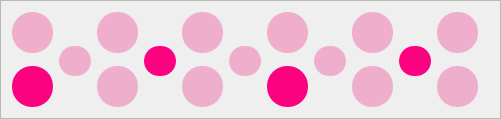
            <widget class="QFrame" name="frame_3">
             <property name="minimumSize">
              <size>
               <width>501</width>
               <height>110</height>
              </size>
             </property>
             <property name="styleSheet">
              <string notr="true"/>
             </property>
             <property name="frameShape">
              <enum>QFrame::StyledPanel</enum>
             </property>
             <property name="frameShadow">
              <enum>QFrame::Raised</enum>
             </property>
             <layout class="QGridLayout" name="gridLayout_3">
              <item row="2" column="0">
               <spacer name="verticalSpacer_8">
                <property name="orientation">
                 <enum>Qt::Vertical</enum>
                </property>
                <property name="sizeType">
                 <enum>QSizePolicy::Fixed</enum>
                </property>
                <property name="sizeHint" stdset="0">
                 <size>
                  <width>17</width>
                  <height>1</height>
                 </size>
                </property>
               </spacer>
              </item>
              <item row="2" column="4">
               <spacer name="verticalSpacer_6">
                <property name="orientation">
                 <enum>Qt::Vertical</enum>
                </property>
                <property name="sizeType">
                 <enum>QSizePolicy::Fixed</enum>
                </property>
                <property name="sizeHint" stdset="0">
                 <size>
                  <width>17</width>
                  <height>1</height>
                 </size>
                </property>
               </spacer>
              </item>
              <item row="3" column="10" rowspan="2">
               <widget class="QPushButton" name="pushButton_14">
                <property name="sizePolicy">
                 <sizepolicy hsizetype="Fixed" vsizetype="Fixed">
                  <horstretch>0</horstretch>
                  <verstretch>0</verstretch>
                 </sizepolicy>
                </property>
                <property name="minimumSize">
                 <size>
                  <width>41</width>
                  <height>41</height>
                 </size>
                </property>
                <property name="styleSheet">
                 <string notr="true">QPushButton {
background-color: rgb(238, 174, 204);
border-radius: 20px;
}

QPushButton:hover {
background-color: #0177FB;
border-radius: 20px;
}</string>
                </property>
                <property name="text">
                 <string/>
                </property>
               </widget>
              </item>
              <item row="3" column="4" rowspan="2">
               <widget class="QPushButton" name="pushButton_8">
                <property name="sizePolicy">
                 <sizepolicy hsizetype="Fixed" vsizetype="Fixed">
                  <horstretch>0</horstretch>
                  <verstretch>0</verstretch>
                 </sizepolicy>
                </property>
                <property name="minimumSize">
                 <size>
                  <width>41</width>
                  <height>41</height>
                 </size>
                </property>
                <property name="styleSheet">
                 <string notr="true">QPushButton {
background-color: rgb(238, 174, 204);
border-radius: 20px;
}

QPushButton:hover {
background-color: #74CE8B;
border-radius: 20px;
}</string>
                </property>
                <property name="text">
                 <string/>
                </property>
               </widget>
              </item>
              <item row="3" column="2" rowspan="2">
               <widget class="QPushButton" name="pushButton_6">
                <property name="sizePolicy">
                 <sizepolicy hsizetype="Fixed" vsizetype="Fixed">
                  <horstretch>0</horstretch>
                  <verstretch>0</verstretch>
                 </sizepolicy>
                </property>
                <property name="minimumSize">
                 <size>
                  <width>41</width>
                  <height>41</height>
                 </size>
                </property>
                <property name="styleSheet">
                 <string notr="true">QPushButton {
background-color: rgb(238, 174, 204);
border-radius: 20px;
}

QPushButton:hover {
background-color: #FB6678;
border-radius: 20px;
}</string>
                </property>
                <property name="text">
                 <string/>
                </property>
               </widget>
              </item>
              <item row="3" column="6" rowspan="2">
               <widget class="QPushButton" name="pushButton_11">
                <property name="sizePolicy">
                 <sizepolicy hsizetype="Fixed" vsizetype="Fixed">
                  <horstretch>0</horstretch>
                  <verstretch>0</verstretch>
                 </sizepolicy>
                </property>
                <property name="minimumSize">
                 <size>
                  <width>41</width>
                  <height>41</height>
                 </size>
                </property>
                <property name="styleSheet">
                 <string notr="true">QPushButton {
background-color: rgb(252, 2, 128);
border-radius: 20px;
}

QPushButton:hover {
background-color: #0177FB;
border-radius: 20px;
}</string>
                </property>
                <property name="text">
                 <string/>
                </property>
               </widget>
              </item>
              <item row="1" column="7" rowspan="3">
               <widget class="QPushButton" name="pushButton_20">
                <property name="sizePolicy">
                 <sizepolicy hsizetype="Fixed" vsizetype="Fixed">
                  <horstretch>0</horstretch>
                  <verstretch>0</verstretch>
                 </sizepolicy>
                </property>
                <property name="minimumSize">
                 <size>
                  <width>30</width>
                  <height>30</height>
                 </size>
                </property>
                <property name="styleSheet">
                 <string notr="true">QPushButton {
background-color: rgb(238, 174, 204);
border-radius: 15px;
}

QPushButton:hover {
background-color: #FB6678;
border-radius: 15px;
}</string>
                </property>
                <property name="text">
                 <string/>
                </property>
               </widget>
              </item>
              <item row="2" column="2">
               <spacer name="verticalSpacer_7">
                <property name="orientation">
                 <enum>Qt::Vertical</enum>
                </property>
                <property name="sizeType">
                 <enum>QSizePolicy::Fixed</enum>
                </property>
                <property name="sizeHint" stdset="0">
                 <size>
                  <width>17</width>
                  <height>1</height>
                 </size>
                </property>
               </spacer>
              </item>
              <item row="2" column="6">
               <spacer name="verticalSpacer_40">
                <property name="orientation">
                 <enum>Qt::Vertical</enum>
                </property>
                <property name="sizeType">
                 <enum>QSizePolicy::Fixed</enum>
                </property>
                <property name="sizeHint" stdset="0">
                 <size>
                  <width>17</width>
                  <height>1</height>
                 </size>
                </property>
               </spacer>
              </item>
              <item row="4" column="7">
               <spacer name="horizontalSpacer_8">
                <property name="orientation">
                 <enum>Qt::Horizontal</enum>
                </property>
                <property name="sizeType">
                 <enum>QSizePolicy::Fixed</enum>
                </property>
                <property name="sizeHint" stdset="0">
                 <size>
                  <width>13</width>
                  <height>13</height>
                 </size>
                </property>
               </spacer>
              </item>
              <item row="4" column="3">
               <spacer name="horizontalSpacer_3">
                <property name="orientation">
                 <enum>Qt::Horizontal</enum>
                </property>
                <property name="sizeType">
                 <enum>QSizePolicy::Fixed</enum>
                </property>
                <property name="sizeHint" stdset="0">
                 <size>
                  <width>13</width>
                  <height>13</height>
                 </size>
                </property>
               </spacer>
              </item>
              <item row="4" column="5">
               <spacer name="horizontalSpacer_5">
                <property name="orientation">
                 <enum>Qt::Horizontal</enum>
                </property>
                <property name="sizeType">
                 <enum>QSizePolicy::Fixed</enum>
                </property>
                <property name="sizeHint" stdset="0">
                 <size>
                  <width>13</width>
                  <height>13</height>
                 </size>
                </property>
               </spacer>
              </item>
              <item row="4" column="1">
               <spacer name="horizontalSpacer_2">
                <property name="orientation">
                 <enum>Qt::Horizontal</enum>
                </property>
                <property name="sizeType">
                 <enum>QSizePolicy::Fixed</enum>
                </property>
                <property name="sizeHint" stdset="0">
                 <size>
                  <width>13</width>
                  <height>13</height>
                 </size>
                </property>
               </spacer>
              </item>
              <item row="2" column="8">
               <spacer name="verticalSpacer_39">
                <property name="orientation">
                 <enum>Qt::Vertical</enum>
                </property>
                <property name="sizeType">
                 <enum>QSizePolicy::Fixed</enum>
                </property>
                <property name="sizeHint" stdset="0">
                 <size>
                  <width>17</width>
                  <height>1</height>
                 </size>
                </property>
               </spacer>
              </item>
              <item row="3" column="0" rowspan="2">
               <widget class="QPushButton" name="pushButton_5">
                <property name="sizePolicy">
                 <sizepolicy hsizetype="Fixed" vsizetype="Fixed">
                  <horstretch>0</horstretch>
                  <verstretch>0</verstretch>
                 </sizepolicy>
                </property>
                <property name="minimumSize">
                 <size>
                  <width>41</width>
                  <height>41</height>
                 </size>
                </property>
                <property name="styleSheet">
                 <string notr="true">QPushButton {
background-color: rgb(252, 2, 128);
border-radius: 20px;
}

QPushButton:hover {
background-color: #0177FB;
border-radius: 20px;
}</string>
                </property>
                <property name="text">
                 <string/>
                </property>
               </widget>
              </item>
              <item row="3" column="8" rowspan="2">
               <widget class="QPushButton" name="pushButton_12">
                <property name="sizePolicy">
                 <sizepolicy hsizetype="Fixed" vsizetype="Fixed">
                  <horstretch>0</horstretch>
                  <verstretch>0</verstretch>
                 </sizepolicy>
                </property>
                <property name="minimumSize">
                 <size>
                  <width>41</width>
                  <height>41</height>
                 </size>
                </property>
                <property name="styleSheet">
                 <string notr="true">QPushButton {
background-color: rgb(238, 174, 204);
border-radius: 20px;
}

QPushButton:hover {
background-color: #FB6678;
border-radius: 20px;
}</string>
                </property>
                <property name="text">
                 <string/>
                </property>
               </widget>
              </item>
              <item row="1" column="5" rowspan="3">
               <widget class="QPushButton" name="pushButton_21">
                <property name="sizePolicy">
                 <sizepolicy hsizetype="Fixed" vsizetype="Fixed">
                  <horstretch>0</horstretch>
                  <verstretch>0</verstretch>
                 </sizepolicy>
                </property>
                <property name="minimumSize">
                 <size>
                  <width>30</width>
                  <height>30</height>
                 </size>
                </property>
                <property name="styleSheet">
                 <string notr="true">QPushButton {
background-color: rgb(238, 174, 204);
border-radius: 15px;
}

QPushButton:hover {
background-color: #FB6678;
border-radius: 15px;
}</string>
                </property>
                <property name="text">
                 <string/>
                </property>
               </widget>
              </item>
              <item row="1" column="9" rowspan="3">
               <widget class="QPushButton" name="pushButton_22">
                <property name="sizePolicy">
                 <sizepolicy hsizetype="Fixed" vsizetype="Fixed">
                  <horstretch>0</horstretch>
                  <verstretch>0</verstretch>
                 </sizepolicy>
                </property>
                <property name="minimumSize">
                 <size>
                  <width>30</width>
                  <height>30</height>
                 </size>
                </property>
                <property name="styleSheet">
                 <string notr="true">QPushButton {
background-color: rgb(252, 2, 128);
border-radius: 15px;
}

QPushButton:hover {
background-color: #FB6678;
border-radius: 15px;
}</string>
                </property>
                <property name="text">
                 <string/>
                </property>
               </widget>
              </item>
              <item row="0" column="8" rowspan="2">
               <widget class="QPushButton" name="pushButton_13">
                <property name="sizePolicy">
                 <sizepolicy hsizetype="Fixed" vsizetype="Fixed">
                  <horstretch>0</horstretch>
                  <verstretch>0</verstretch>
                 </sizepolicy>
                </property>
                <property name="minimumSize">
                 <size>
                  <width>41</width>
                  <height>41</height>
                 </size>
                </property>
                <property name="styleSheet">
                 <string notr="true">QPushButton {
background-color: rgb(238, 174, 204);
border-radius: 20px;
}

QPushButton:hover {
background-color: #0177FB;
border-radius: 20px;
}</string>
                </property>
                <property name="text">
                 <string/>
                </property>
               </widget>
              </item>
              <item row="1" column="3" rowspan="3">
               <widget class="QPushButton" name="pushButton_19">
                <property name="sizePolicy">
                 <sizepolicy hsizetype="Fixed" vsizetype="Fixed">
                  <horstretch>0</horstretch>
                  <verstretch>0</verstretch>
                 </sizepolicy>
                </property>
                <property name="minimumSize">
                 <size>
                  <width>30</width>
                  <height>30</height>
                 </size>
                </property>
                <property name="styleSheet">
                 <string notr="true">QPushButton {
background-color: rgb(252, 2, 128);
border-radius: 15px;
}

QPushButton:hover {
background-color: #74CE8B;
border-radius: 15px;
}</string>
                </property>
                <property name="text">
                 <string/>
                </property>
               </widget>
              </item>
              <item row="0" column="10" rowspan="2">
               <widget class="QPushButton" name="pushButton_15">
                <property name="sizePolicy">
                 <sizepolicy hsizetype="Fixed" vsizetype="Fixed">
                  <horstretch>0</horstretch>
                  <verstretch>0</verstretch>
                 </sizepolicy>
                </property>
                <property name="minimumSize">
                 <size>
                  <width>41</width>
                  <height>41</height>
                 </size>
                </property>
                <property name="styleSheet">
                 <string notr="true">QPushButton {
background-color: rgb(238, 174, 204);
border-radius: 20px;
}

QPushButton:hover {
background-color: #74CE8B;
border-radius: 20px;
}</string>
                </property>
                <property name="text">
                 <string/>
                </property>
               </widget>
              </item>
              <item row="1" column="1" rowspan="3">
               <widget class="QPushButton" name="pushButton_18">
                <property name="sizePolicy">
                 <sizepolicy hsizetype="Fixed" vsizetype="Fixed">
                  <horstretch>0</horstretch>
                  <verstretch>0</verstretch>
                 </sizepolicy>
                </property>
                <property name="minimumSize">
                 <size>
                  <width>30</width>
                  <height>30</height>
                 </size>
                </property>
                <property name="styleSheet">
                 <string notr="true">QPushButton {
background-color: rgb(238, 174, 204);
border-radius: 15px;
}

QPushButton:hover {
background-color: #FB6678;
border-radius: 15px;
}</string>
                </property>
                <property name="text">
                 <string/>
                </property>
               </widget>
              </item>
              <item row="0" column="9">
               <spacer name="horizontalSpacer_9">
                <property name="orientation">
                 <enum>Qt::Horizontal</enum>
                </property>
                <property name="sizeType">
                 <enum>QSizePolicy::Fixed</enum>
                </property>
                <property name="sizeHint" stdset="0">
                 <size>
                  <width>13</width>
                  <height>13</height>
                 </size>
                </property>
               </spacer>
              </item>
              <item row="0" column="5">
               <spacer name="horizontalSpacer_7">
                <property name="orientation">
                 <enum>Qt::Horizontal</enum>
                </property>
                <property name="sizeType">
                 <enum>QSizePolicy::Fixed</enum>
                </property>
                <property name="sizeHint" stdset="0">
                 <size>
                  <width>13</width>
                  <height>13</height>
                 </size>
                </property>
               </spacer>
              </item>
              <item row="0" column="4" rowspan="2">
               <widget class="QPushButton" name="pushButton_9">
                <property name="minimumSize">
                 <size>
                  <width>41</width>
                  <height>41</height>
                 </size>
                </property>
                <property name="styleSheet">
                 <string notr="true">QPushButton {
background-color: rgb(238, 174, 204);
border-radius: 20px;
}

QPushButton:hover {
background-color: #0177FB;
border-radius: 20px;
}</string>
                </property>
                <property name="text">
                 <string/>
                </property>
               </widget>
              </item>
              <item row="0" column="6" rowspan="2">
               <widget class="QPushButton" name="pushButton_10">
                <property name="sizePolicy">
                 <sizepolicy hsizetype="Fixed" vsizetype="Fixed">
                  <horstretch>0</horstretch>
                  <verstretch>0</verstretch>
                 </sizepolicy>
                </property>
                <property name="minimumSize">
                 <size>
                  <width>41</width>
                  <height>41</height>
                 </size>
                </property>
                <property name="styleSheet">
                 <string notr="true">QPushButton {
background-color: rgb(238, 174, 204);
border-radius: 20px;
}

QPushButton:hover {
background-color: #74CE8B;
border-radius: 20px;
}</string>
                </property>
                <property name="text">
                 <string/>
                </property>
               </widget>
              </item>
              <item row="0" column="0" rowspan="2">
               <widget class="QPushButton" name="pushButton_4">
                <property name="sizePolicy">
                 <sizepolicy hsizetype="Fixed" vsizetype="Fixed">
                  <horstretch>0</horstretch>
                  <verstretch>0</verstretch>
                 </sizepolicy>
                </property>
                <property name="minimumSize">
                 <size>
                  <width>41</width>
                  <height>41</height>
                 </size>
                </property>
                <property name="styleSheet">
                 <string notr="true">QPushButton {
background-color: rgb(238, 174, 204);
border-radius: 20px;
}

QPushButton:hover {
background-color: #0177FB;
border-radius: 20px;
}</string>
                </property>
                <property name="text">
                 <string/>
                </property>
               </widget>
              </item>
              <item row="0" column="2" rowspan="2">
               <widget class="QPushButton" name="pushButton_7">
                <property name="sizePolicy">
                 <sizepolicy hsizetype="Fixed" vsizetype="Fixed">
                  <horstretch>0</horstretch>
                  <verstretch>0</verstretch>
                 </sizepolicy>
                </property>
                <property name="minimumSize">
                 <size>
                  <width>41</width>
                  <height>41</height>
                 </size>
                </property>
                <property name="styleSheet">
                 <string notr="true">QPushButton {
background-color: rgb(238, 174, 204);
border-radius: 20px;
}

QPushButton:hover {
background-color: #74CE8B;
border-radius: 20px;
}</string>
                </property>
                <property name="text">
                 <string/>
                </property>
               </widget>
              </item>
              <item row="0" column="1">
               <spacer name="horizontalSpacer">
                <property name="orientation">
                 <enum>Qt::Horizontal</enum>
                </property>
                <property name="sizeType">
                 <enum>QSizePolicy::Fixed</enum>
                </property>
                <property name="sizeHint" stdset="0">
                 <size>
                  <width>13</width>
                  <height>13</height>
                 </size>
                </property>
               </spacer>
              </item>
              <item row="0" column="7">
               <spacer name="horizontalSpacer_6">
                <property name="orientation">
                 <enum>Qt::Horizontal</enum>
                </property>
                <property name="sizeType">
                 <enum>QSizePolicy::Fixed</enum>
                </property>
                <property name="sizeHint" stdset="0">
                 <size>
                  <width>13</width>
                  <height>13</height>
                 </size>
                </property>
               </spacer>
              </item>
              <item row="0" column="3">
               <spacer name="horizontalSpacer_4">
                <property name="orientation">
                 <enum>Qt::Horizontal</enum>
                </property>
                <property name="sizeType">
                 <enum>QSizePolicy::Fixed</enum>
                </property>
                <property name="sizeHint" stdset="0">
                 <size>
                  <width>13</width>
                  <height>13</height>
                 </size>
                </property>
               </spacer>
              </item>
              <item row="4" column="9">
               <spacer name="horizontalSpacer_10">
                <property name="orientation">
                 <enum>Qt::Horizontal</enum>
                </property>
                <property name="sizeType">
                 <enum>QSizePolicy::Fixed</enum>
                </property>
                <property name="sizeHint" stdset="0">
                 <size>
                  <width>13</width>
                  <height>13</height>
                 </size>
                </property>
               </spacer>
              </item>
             </layout>
            </widget>
